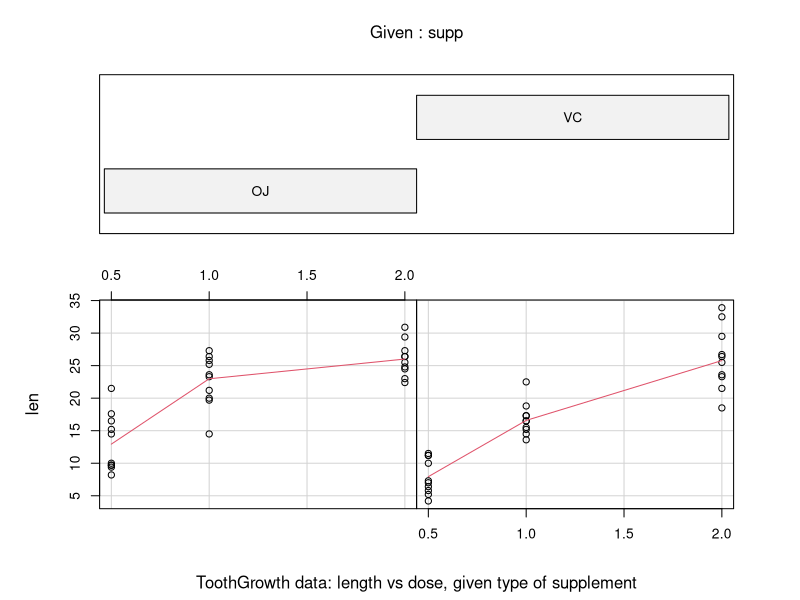
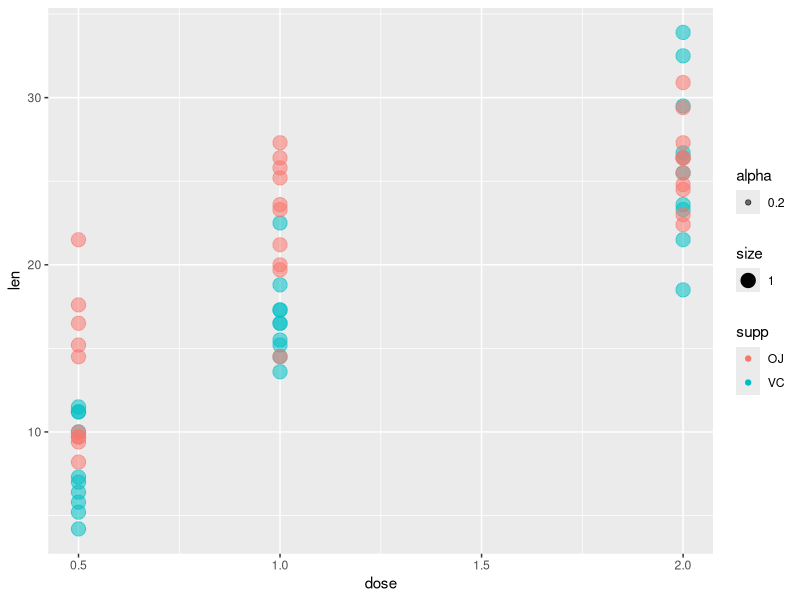

Write R code to recreate these figures, in order.
## ---- chunk 1
str(ToothGrowth)
require(graphics)
coplot(len ~ dose | supp, data = ToothGrowth, panel = panel.smooth,
       xlab = "ToothGrowth data: length vs dose, given type of supplement")

# Another way to visualize the same
library(ggplot2)
g <- ggplot(ToothGrowth,aes(x=dose,y=len))
g <- g + geom_point(aes(group=supp,colour=supp,size=1,alpha=0.2))
g
## ---- chunk 2
library(reshape2)
toothData <- data.frame(ToothGrowth,piD=rep(c(1:10),6))
toothData <- dcast(toothData,dose+piD~supp,value.var="len")
names(toothData)[-(1: 2)] <- paste("Type_", names(toothData)[-(1: 2)], sep = "")
library(dplyr)
toothData <- mutate(toothData,difference=Type_OJ-Type_VC)
## ---- chunk 3
# Dose = 0.5
t_0.5 <- subset(toothData,dose==0.5)
t.test(t_0.5$difference)

# Dose = 1
t_1 <- subset(toothData,dose==1)
t.test(t_1$difference)

# Dose = 2
t_2 <- subset(toothData,dose==2)
t.test(t_2$difference)
